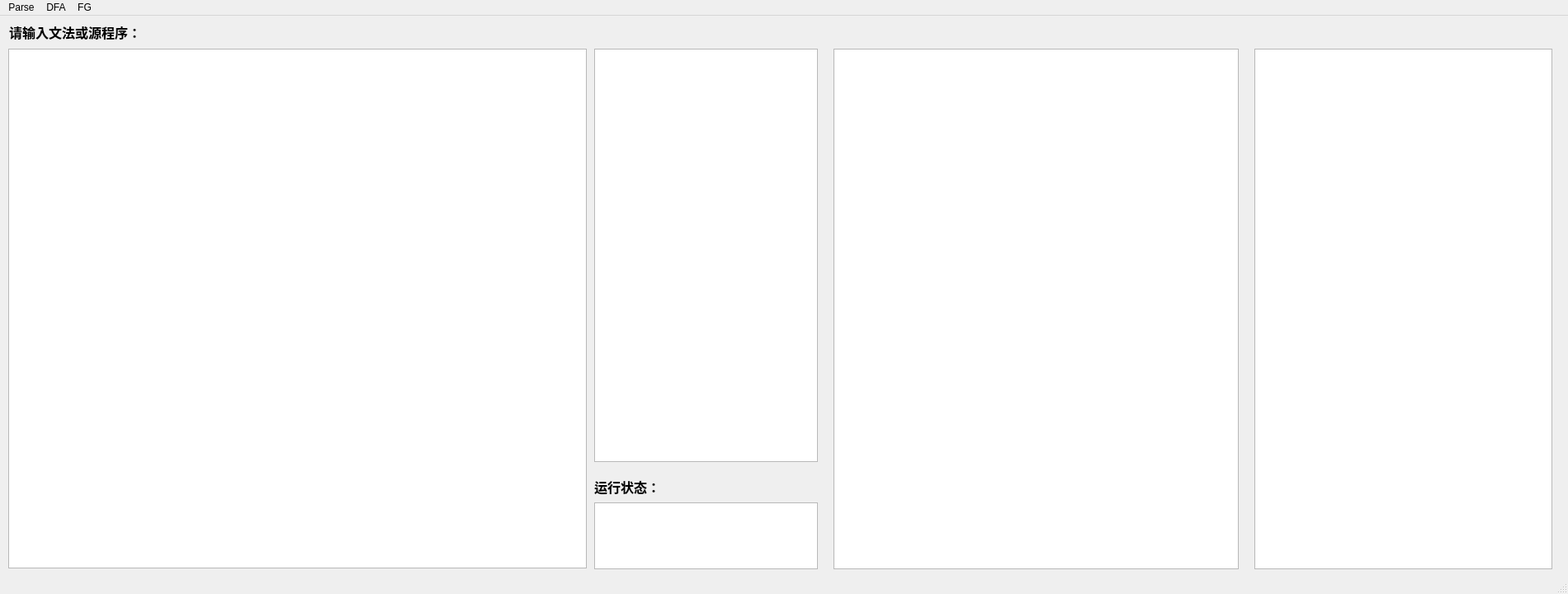
<?xml version="1.0" encoding="UTF-8"?>
<ui version="4.0">
 <class>MainWindow</class>
 <widget class="QMainWindow" name="MainWindow">
  <property name="geometry">
   <rect>
    <x>0</x>
    <y>0</y>
    <width>1900</width>
    <height>720</height>
   </rect>
  </property>
  <property name="font">
   <font>
    <weight>50</weight>
    <bold>false</bold>
   </font>
  </property>
  <property name="windowTitle">
   <string>MainWindow</string>
  </property>
  <widget class="QWidget" name="centralwidget">
   <widget class="QTextEdit" name="textEdit">
    <property name="geometry">
     <rect>
      <x>10</x>
      <y>40</y>
      <width>701</width>
      <height>630</height>
     </rect>
    </property>
    <property name="font">
     <font>
      <family>微软雅黑</family>
      <pointsize>11</pointsize>
      <weight>50</weight>
      <bold>false</bold>
     </font>
    </property>
   </widget>
   <widget class="QLabel" name="label">
    <property name="geometry">
     <rect>
      <x>11</x>
      <y>-1</y>
      <width>211</width>
      <height>41</height>
     </rect>
    </property>
    <property name="font">
     <font>
      <pointsize>12</pointsize>
      <weight>75</weight>
      <bold>true</bold>
     </font>
    </property>
    <property name="text">
     <string>请输入文法或源程序：</string>
    </property>
   </widget>
   <widget class="QTextBrowser" name="textBrowser_help">
    <property name="geometry">
     <rect>
      <x>720</x>
      <y>40</y>
      <width>271</width>
      <height>501</height>
     </rect>
    </property>
    <property name="font">
     <font>
      <family>微软雅黑</family>
      <pointsize>9</pointsize>
     </font>
    </property>
   </widget>
   <widget class="QTextBrowser" name="textBrowser_state">
    <property name="geometry">
     <rect>
      <x>720</x>
      <y>590</y>
      <width>271</width>
      <height>81</height>
     </rect>
    </property>
    <property name="font">
     <font>
      <family>微软雅黑</family>
      <pointsize>11</pointsize>
     </font>
    </property>
   </widget>
   <widget class="QLabel" name="label_state">
    <property name="geometry">
     <rect>
      <x>720</x>
      <y>550</y>
      <width>101</width>
      <height>41</height>
     </rect>
    </property>
    <property name="font">
     <font>
      <pointsize>12</pointsize>
      <weight>75</weight>
      <bold>true</bold>
     </font>
    </property>
    <property name="text">
     <string>运行状态：</string>
    </property>
   </widget>
   <widget class="QTextBrowser" name="textBrowser_dispcode">
    <property name="geometry">
     <rect>
      <x>1010</x>
      <y>40</y>
      <width>491</width>
      <height>631</height>
     </rect>
    </property>
    <property name="font">
     <font>
      <family>微软雅黑</family>
      <pointsize>11</pointsize>
     </font>
    </property>
   </widget>
   <widget class="QTextBrowser" name="textBrowser_dispTarCode">
    <property name="geometry">
     <rect>
      <x>1520</x>
      <y>40</y>
      <width>361</width>
      <height>631</height>
     </rect>
    </property>
    <property name="font">
     <font>
      <family>微软雅黑</family>
      <pointsize>11</pointsize>
     </font>
    </property>
   </widget>
  </widget>
  <widget class="QMenuBar" name="menubar">
   <property name="geometry">
    <rect>
     <x>0</x>
     <y>0</y>
     <width>1900</width>
     <height>25</height>
    </rect>
   </property>
   <widget class="QMenu" name="menuParse">
    <property name="sizePolicy">
     <sizepolicy hsizetype="Preferred" vsizetype="Preferred">
      <horstretch>0</horstretch>
      <verstretch>0</verstretch>
     </sizepolicy>
    </property>
    <property name="title">
     <string>Parse</string>
    </property>
    <addaction name="action_parse"/>
   </widget>
   <widget class="QMenu" name="menuDFA">
    <property name="title">
     <string>DFA</string>
    </property>
    <addaction name="action_DFA"/>
   </widget>
   <widget class="QMenu" name="menuFG">
    <property name="title">
     <string>FG</string>
    </property>
    <addaction name="action_FG"/>
   </widget>
   <addaction name="menuParse"/>
   <addaction name="menuDFA"/>
   <addaction name="menuFG"/>
  </widget>
  <widget class="QStatusBar" name="statusbar"/>
  <action name="action_parse">
   <property name="text">
    <string>语法分析</string>
   </property>
  </action>
  <action name="action_DFA">
   <property name="text">
    <string>文法转DFA</string>
   </property>
  </action>
  <action name="action_FG">
   <property name="text">
    <string>生成流图</string>
   </property>
  </action>
 </widget>
 <resources/>
 <connections/>
</ui>
